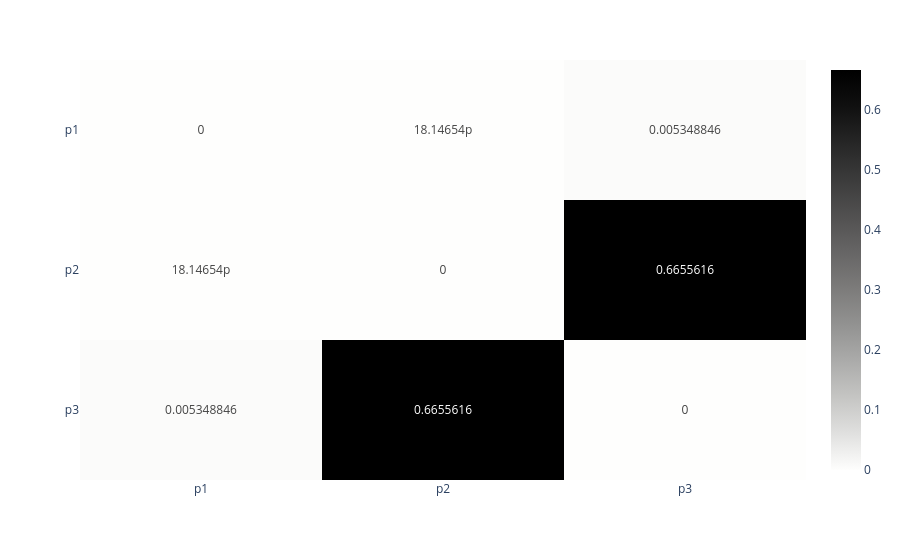

Notebook cell for this chart:
### Code cell
fig_p

### Figure 1 — Plotly figure (JSON) as saved in the notebook; plotly's stock layout.template omitted (floating-point values rounded to 4 significant figures)
{"data": [{"coloraxis": "coloraxis", "hovertemplate": "x: %{x}<br>y: %{y}<br>color: %{z}<extra></extra>", "name": "0", "texttemplate": "%{z}", "type": "heatmap", "x": ["p1", "p2", "p3"], "xaxis": "x", "y": ["p1", "p2", "p3"], "yaxis": "y", "z": [[0.0, 1.815e-11, 0.005349], [1.815e-11, 0.0, 0.6656], [0.005349, 0.6656, 0.0]]}], "layout": {"coloraxis": {"colorscale": [[0, "rgb(254, 254, 253)"], [0.09091, "rgb(224, 224, 223)"], [0.1818, "rgb(197, 197, 195)"], [0.2727, "rgb(171, 171, 170)"], [0.3636, "rgb(146, 146, 145)"], [0.4545, "rgb(124, 123, 122)"], [0.5455, "rgb(102, 101, 101)"], [0.6364, "rgb(81, 80, 80)"], [0.7273, "rgb(59, 59, 59)"], [0.8182, "rgb(38, 38, 38)"], [0.9091, "rgb(16, 16, 16)"], [1, "rgb(0, 0, 0)"]]}, "margin": {"t": 60}, "xaxis": {"anchor": "y", "domain": [0, 1]}, "yaxis": {"anchor": "x", "autorange": "reversed", "domain": [0, 1]}}}
